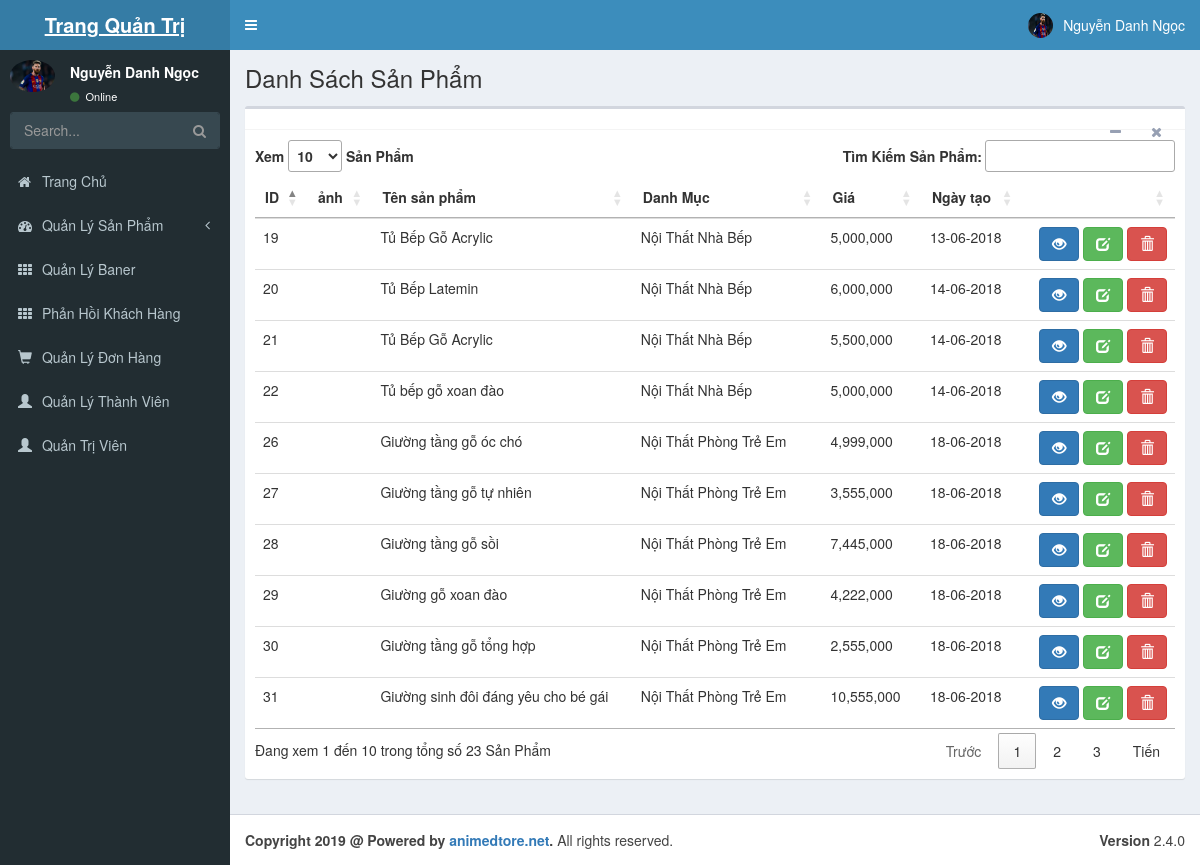
The app's page /admin/index.php?module=product (signed in) with its own data.
### tables this page shows
CREATE TABLE `product` (
  `id` int(11) NOT NULL,
  `category_id` int(11) DEFAULT NULL,
  `name` varchar(200) DEFAULT NULL,
  `image` varchar(200) DEFAULT NULL,
  `content` text,
  `price` float DEFAULT '0',
  `sale_price` float DEFAULT '0',
  `created` datetime DEFAULT CURRENT_TIMESTAMP,
  `status` tinyint(1) DEFAULT '1'
);

CREATE TABLE `category` (
  `id` int(11) NOT NULL,
  `name` varchar(100) DEFAULT NULL,
  `parent` int(11) DEFAULT '0',
  `status` tinyint(1) DEFAULT '1'
);

### admin/index.php (called while the page is built)
<?php include 'header.php'; ?>
<?php
$module = isset($_GET['module']) ? $_GET['module'] : 'main';
$action = isset($_GET['action']) ? $_GET['action'] : 'danh-sach';
include 'modules/'.$module.'/'.$action.'.php';
?>
 <?php include 'footer.php'; ?>

### admin/modules/product/danh-sach.php (the view, shortened to what this page needs)
<?php
$sql ="SELECT p.id,p.name,p.image,p.price,p.sale_price,p.created,p.content,c.name as 'cat_name' FROM product p JOIN category c ON p.category_id= c.id";
$product = mysqli_query($conn,$sql);
 ?>
    <section class="content-header">
      <h1>
        Danh Sách Sản Phẩm
      </h1>
    </section>
    <section class="content">
      <div class="box">
        <div class="box-header with-border">
          <div class="box-tools pull-right">
            <button type="button" class="btn btn-box-tool" data-widget="collapse" data-toggle="tooltip"
                    title="Collapse">
              <i class="fa fa-minus"></i></button>
            <button type="button" class="btn btn-box-tool" data-widget="remove" data-toggle="tooltip" title="Remove">
              <i class="fa fa-times"></i></button>
          </div>
        </div>
        <div class="box-body">
          <table class="table table-hover" id="myTable">
          	<thead>
          		<tr>
          			<th>ID</th>
                <th>ảnh</th>
          			<th>Tên sản phẩm</th>
                <th>Danh Mục</th>
          			<th>Giá</th>
          			<th>Ngày tạo</th>
          			<th></th>
          		</tr>
          	</thead>
          	<tbody>
              <?php foreach ($product as $pro) {
               ?>
          		<tr>
          			<td><?php echo $pro['id'];?></td>
                <td>
                </td>
          			<td><?php echo $pro['name'];?></td>
                <td><?php echo $pro['cat_name'];?></td>
          			<td><?php echo number_format($pro['price']);?></td>
          			<td><?php echo date('d-m-Y',strtotime($pro['created'])); ?></td>
          			<td class="text-right">
                         <a class="btn btn-primary" data-toggle="modal" id='xem' value ="xem" href='#modal-<?php echo $pro['id']; ?>'><i class="glyphicon glyphicon-eye-open"></i></a>
            						<a href="index.php?module=product&action=sua&id=<?php echo $pro['id']; ?>" class="btn btn btn-success"><span class="glyphicon glyphicon-edit
                         glyphicon "></span></a>
            						<a href="index.php?module=product&action=xoa&id=<?php echo $pro['id'];?>" class="btn btn-danger" onclick="return confirm('bạn có chắc chắn muốn xóa không?')"><span class="glyphicon glyphicon-trash"></span></a>
          			</td>
          		</tr>
              <?php }
               ?>
          	</tbody>
          </table>
        </div>
    </div>
    </section>

### admin/header.php (shortened to what this page needs)
<?php
if (!isset($_SESSION['admin_login'])) {
header('location:login.php');
  }else {
    $admin =$_SESSION['admin_login'];
  }
 ?>
<!DOCTYPE html>
<html>
<head>
  <link rel="stylesheet" type="text/css" href="http://cdn.datatables.net/1.10.19/css/jquery.dataTables.min.css">
  <link rel="stylesheet" href="css/bootstrap.min.css">
  <link rel="stylesheet" href="css/font-awesome.min.css">
  <link rel="stylesheet" href="css/AdminLTE.css">
  <link rel="stylesheet" href="css/_all-skins.min.css">
  <link rel="stylesheet" href="css/jquery-ui.css">
  <link rel="stylesheet" href="css/style.css" />
</head>
<body class="hold-transition skin-blue sidebar-mini">
<div class="wrapper">
  <header class="main-header">
    <a href="index.php" class="logo">
      <span class="logo-lg"><b>Trang Quản Trị</b></span>
    </a>
    <nav class="navbar navbar-static-top">
      <a href="#" class="sidebar-toggle" data-toggle="push-menu" role="button">
      </a>
      <div class="navbar-custom-menu">
        <ul class="nav navbar-nav">
          <li class="dropdown user user-menu">
            <a href="#" class="dropdown-toggle" data-toggle="dropdown">
              <img src="../img/messi_1.jpg" class="user-image" alt="User Image">
              <span class="hidden-xs"><?php echo $admin['name']; ?></span>
            </a>
          </li>
        </ul>
      </div>
    </nav>
  </header>
  <aside class="main-sidebar">
    <section class="sidebar">
      <div class="user-panel">
        <div class="pull-left image">
          <img src="../img/messi_1.jpg" class="img-circle" alt="User Image">
        </div>
        <div class="pull-left info">
          <p><?php echo $admin['name']; ?></p>
          <a href="#"><i class="fa fa-circle text-success"></i> Online</a>
        </div>
      </div>
      <form action="#" method="get" class="sidebar-form">
        <div class="input-group">
          <input type="text" name="q" class="form-control" placeholder="Search...">
          <span class="input-group-btn">
                <button type="submit" name="search" id="search-btn" class="btn btn-flat"><i class="fa fa-search"></i>
                </button>
              </span>
        </div>
      </form>
      <ul class="sidebar-menu" data-widget="tree">
        <li>
          <a href="../index.php" target="_blank">
            <i class="fa fa-home"></i> <span>Trang Chủ</span>
          </a>
        </li>
        <li class="treeview">
          <a href="#">
            <i class="fa fa-dashboard"></i> <span>Quản Lý Sản Phẩm</span>
            <span class="pull-right-container">
              <i class="fa fa-angle-left pull-right"></i>
            </span>
          </a>
        </li>
        <li>
          <a href="index.php?module=banner">
            <i class="fa fa-th"></i> <span>Quản Lý Baner</span>
          </a>
        </li>
        <li>
          <a href="index.php?module=feedback">
            <i class="fa fa-th"></i> <span>Phản Hồi Khách Hàng</span>
          </a>
        </li>
        <li>
          <a href="index.php?module=order">
            <i class="glyphicon glyphicon-shopping-cart"></i> <span>Quản Lý Đơn Hàng</span>
          </a>
        </li>
        <li>
          <a href="index.php?module=thanhvien">
            <i class="glyphicon glyphicon-user"></i> <span>Quản Lý Thành Viên</span>
          </a>
        </li>
        <li>
          <a href="index.php?module=user">
            <i class="glyphicon glyphicon-user"></i> <span>Quản Trị Viên</span>
          </a>
        </li>
      </ul>
    </section>
  </aside>
 <div class="content-wrapper">

### admin/footer.php (shortened to what this page needs)
  </div>
  <footer class="main-footer">
    <div class="pull-right hidden-xs">
      <b>Version</b> 2.4.0
    </div>
    <strong>Copyright
    2019 @ Powered by <a>animedtore.net</a>.</strong> All rights
    reserved.
  </footer>
</div>
<link rel="stylesheet" href="https://maxcdn.bootstrapcdn.com/bootstrap/3.3.6/css/bootstrap.min.css">
   </body>
</html>

### records on screen
product: id "19", name "Tủ Bếp Gỗ Acrylic", category.name "Nội Thất Nhà Bếp", price "5,000,000", created "13-06-2018"
product: id "20", name "Tủ Bếp Latemin", category.name "Nội Thất Nhà Bếp", price "6,000,000", created "14-06-2018"
product: id "21", name "Tủ Bếp Gỗ Acrylic", category.name "Nội Thất Nhà Bếp", price "5,500,000", created "14-06-2018"
product: id "22", name "Tủ bếp gỗ xoan đào", category.name "Nội Thất Nhà Bếp", price "5,000,000", created "14-06-2018"
product: id "26", name "Giường tầng gỗ óc chó", category.name "Nội Thất Phòng Trẻ Em", price "4,999,000", created "18-06-2018"
product: id "27", name "Giường tầng gỗ tự nhiên", category.name "Nội Thất Phòng Trẻ Em", price "3,555,000", created "18-06-2018"
product: id "28", name "Giường tầng gỗ sồi", category.name "Nội Thất Phòng Trẻ Em", price "7,445,000", created "18-06-2018"
product: id "29", name "Giường gỗ xoan đào", category.name "Nội Thất Phòng Trẻ Em", price "4,222,000", created "18-06-2018"
product: id "30", name "Giường tầng gỗ tổng hợp", category.name "Nội Thất Phòng Trẻ Em", price "2,555,000", created "18-06-2018"
product: id "31", name "Giường sinh đôi đáng yêu cho bé gái", category.name "Nội Thất Phòng Trẻ Em", price "10,555,000", created "18-06-2018"

### other values on screen
$admin['name'] "Nguyễn Danh Ngọc"
